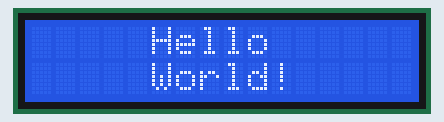
This sketch was run on a simulated Arduino Uno, built with avr-gcc and run on an emulated ATmega328P. Parts: 16×2 character LCD.

Above: at 0.1 s.
At 1.1 s:
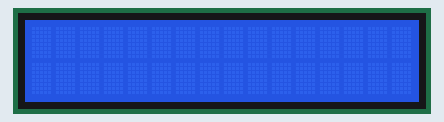

The sketch:

Hello_World_I2C.ino
```cpp
// (licence header left out)
#include <LCD_I2C.h>

LCD_I2C lcd(0x27); // Default address of most PCF8574 modules, change according

void setup()
{
    lcd.begin(); // If you are using more I2C devices using the Wire library use lcd.begin(false)
                 // this stop the library(LCD_I2C) from calling Wire.begin()
    lcd.backlight();
}

void loop()
{
    lcd.print("     Hello"); // You can make spaces using well... spaces
    lcd.setCursor(5, 1); // Or setting the cursor in the desired position.
    lcd.print("World!");
    delay(500);

    // Flashing the backlight
    for (int i = 0; i < 5; ++i)
    {
        //lcd.backlight();
        delay(50);
        //lcd.noBacklight();
        delay(50);
    }

    lcd.backlight();
    lcd.clear();
    delay(500);
}
```

Measured:
- what the display in image 1 shows lasts 0.5 s, from 1.1 s to 1.6 s
